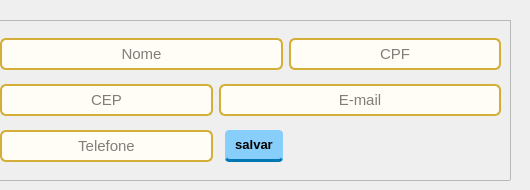
           <widget class="QWidget" name="tab">
            <attribute name="title">
             <string>Cadastro Clientes</string>
            </attribute>
            <widget class="QFrame" name="frame_cad_cliente">
             <property name="geometry">
              <rect>
               <x>-10</x>
               <y>20</y>
               <width>521</width>
               <height>161</height>
              </rect>
             </property>
             <property name="styleSheet">
              <string notr="true">QLineEdit{
background-color: rgb(255, 255, 255);}
</string>
             </property>
             <property name="frameShape">
              <enum>QFrame::Shape::StyledPanel</enum>
             </property>
             <property name="frameShadow">
              <enum>QFrame::Shadow::Raised</enum>
             </property>
             <layout class="QGridLayout" name="gridLayout">
              <item row="0" column="0" colspan="3">
               <widget class="QLineEdit" name="lineEdit_nome_2">
                <property name="styleSheet">
                 <string notr="true">QLineEdit {
    background-color: #fffdf5;
    color: #000000;
    border: 2px solid #d4af37;
    border-radius: 6px;
    font-family: &quot;Courier New&quot;;
    font-size: 11pt;
    padding: 4px;
}

QLineEdit:focus {
    border: 2px solid #ffd700;
    background-color: #ffffff;
}</string>
                </property>
                <property name="text">
                 <string/>
                </property>
                <property name="alignment">
                 <set>Qt::AlignmentFlag::AlignCenter</set>
                </property>
                <property name="placeholderText">
                 <string>Nome</string>
                </property>
               </widget>
              </item>
              <item row="1" column="0">
               <widget class="QLineEdit" name="lineEdit_CEP">
                <property name="styleSheet">
                 <string notr="true">QLineEdit {
    background-color: #fffdf5;
    color: #000000;
    border: 2px solid #d4af37;
    border-radius: 6px;
    font-family: &quot;Courier New&quot;;
    font-size: 11pt;
    padding: 4px;
}

QLineEdit:focus {
    border: 2px solid #ffd700;
    background-color: #ffffff;
}</string>
                </property>
                <property name="text">
                 <string/>
                </property>
                <property name="alignment">
                 <set>Qt::AlignmentFlag::AlignCenter</set>
                </property>
                <property name="placeholderText">
                 <string>CEP</string>
                </property>
               </widget>
              </item>
              <item row="3" column="0">
               <widget class="QLineEdit" name="lineEdit_Telefone">
                <property name="styleSheet">
                 <string notr="true">QLineEdit {
    background-color: #fffdf5;
    color: #000000;
    border: 2px solid #d4af37;
    border-radius: 6px;
    font-family: &quot;Courier New&quot;;
    font-size: 11pt;
    padding: 4px;
}

QLineEdit:focus {
    border: 2px solid #ffd700;
    background-color: #ffffff;
}</string>
                </property>
                <property name="alignment">
                 <set>Qt::AlignmentFlag::AlignCenter</set>
                </property>
                <property name="placeholderText">
                 <string>Telefone</string>
                </property>
               </widget>
              </item>
              <item row="1" column="1" colspan="3">
               <widget class="QLineEdit" name="lineEdit_E_mail_2">
                <property name="styleSheet">
                 <string notr="true">QLineEdit {
    background-color: #fffdf5;
    color: #000000;
    border: 2px solid #d4af37;
    border-radius: 6px;
    font-family: &quot;Courier New&quot;;
    font-size: 11pt;
    padding: 4px;
}

QLineEdit:focus {
    border: 2px solid #ffd700;
    background-color: #ffffff;
}</string>
                </property>
                <property name="alignment">
                 <set>Qt::AlignmentFlag::AlignCenter</set>
                </property>
                <property name="placeholderText">
                 <string>E-mail</string>
                </property>
               </widget>
              </item>
              <item row="0" column="3">
               <widget class="QLineEdit" name="lineEdit_CPF">
                <property name="styleSheet">
                 <string notr="true">QLineEdit {
    background-color: #fffdf5;
    color: #000000;
    border: 2px solid #d4af37;
    border-radius: 6px;
    font-family: &quot;Courier New&quot;;
    font-size: 11pt;
    padding: 4px;
}

QLineEdit:focus {
    border: 2px solid #ffd700;
    background-color: #ffffff;
}</string>
                </property>
                <property name="alignment">
                 <set>Qt::AlignmentFlag::AlignCenter</set>
                </property>
                <property name="placeholderText">
                 <string>CPF</string>
                </property>
               </widget>
              </item>
              <item row="3" column="2">
               <widget class="QPushButton" name="pushButton_salvar_cliente">
                <property name="styleSheet">
                 <string notr="true">QPushButton {
    background-color: #87CEFA;
    color: #000000;
    border: none;
    border-bottom: 3px solid #0077b3; /* Sombra mais fina (3px) */
    border-radius: 4px;
    font-family: &quot;Courier New&quot;;
    font-weight: bold;
    font-size: 10pt;                /* Letra menor */
    padding: 4px 10px;              /* Menos preenchimento */
    max-height: 25px;               /* Força o botão a ser baixinho */
}

QPushButton:hover {
    background-color: #b0e0e6;
    border-bottom: 3px solid #0099cc;
}

QPushButton:pressed {
    background-color: #32CD32;      /* VERDE */
    border-bottom: 0px solid transparent;
    margin-top: 3px;                /* Movimento menor */
}</string>
                </property>
                <property name="text">
                 <string>salvar</string>
                </property>
               </widget>
              </item>
             </layout>
            </widget>
           </widget>
